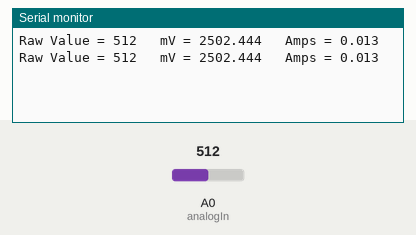
The sketch below on a simulated Arduino Uno, built with avr-gcc and run on an emulated ATmega328P. Shown: the last lines printed to the serial monitor. The test bench sets the inputs (shaded band); at power-on: A0 (analogIn) = 512.

Above: at 3.3 s.
3.4 s: A0 (analogIn) set to 716
At 6.0 s:
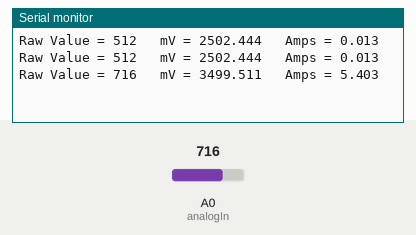
6.7 s: A0 (analogIn) set to 900
At 8.0 s:
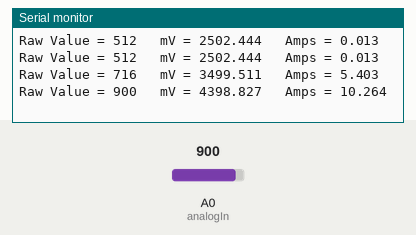
Timing chart, 0 to 9.7 s (numbered marks = the images above; inputs shaded):
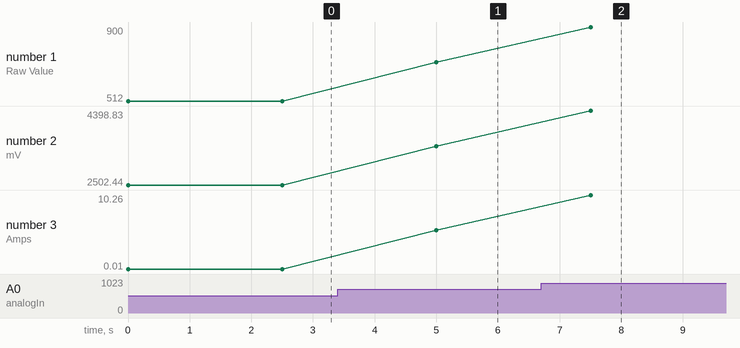

Measured:
- after the input at 3.4 s, the serial monitor: prints a new line after 1.6 s (image 1)
- after the input at 6.7 s, the serial monitor: prints a new line after 0.81 s (image 2)
- plotted number 1: 512 → 716 after the input at 3.4 s, 716 → 900 after the input at 6.7 s
- plotted number 2: 2502.44 → 3499.51 after the input at 3.4 s, 3499.51 → 4398.83 after the input at 6.7 s
- plotted number 3: 0.01 → 5.4 after the input at 3.4 s, 5.4 → 10.26 after the input at 6.7 s

The sketch:

sketch_sep24c.ino
```cpp
#include "Arduino.h"
#include "ACS712.h"
/*
Measuring Current Using ACS712
*/
const int analogIn = A0;
int mVperAmp = 185; // use 100 for 20A Module and 66 for 30A Module
int RawValue= 0;
int ACSoffset = 2500;
double Voltage = 0;
double Amps = 0;

void setup(){
Serial.begin(9600);
}

void loop(){

RawValue = analogRead(analogIn);
Voltage = (RawValue / 1023.0) * 5000; // Gets you mV
Amps = ((Voltage - ACSoffset) / mVperAmp);


Serial.print("Raw Value = " ); // shows pre-scaled value
Serial.print(RawValue);
Serial.print("\t mV = "); // shows the voltage measured
Serial.print(Voltage,3); // the '3' after voltage allows you to display 3 digits after decimal point
Serial.print("\t Amps = "); // shows the voltage measured
Serial.println(Amps,3); // the '3' after voltage allows you to display 3 digits after decimal point
delay(2500);

}
```
